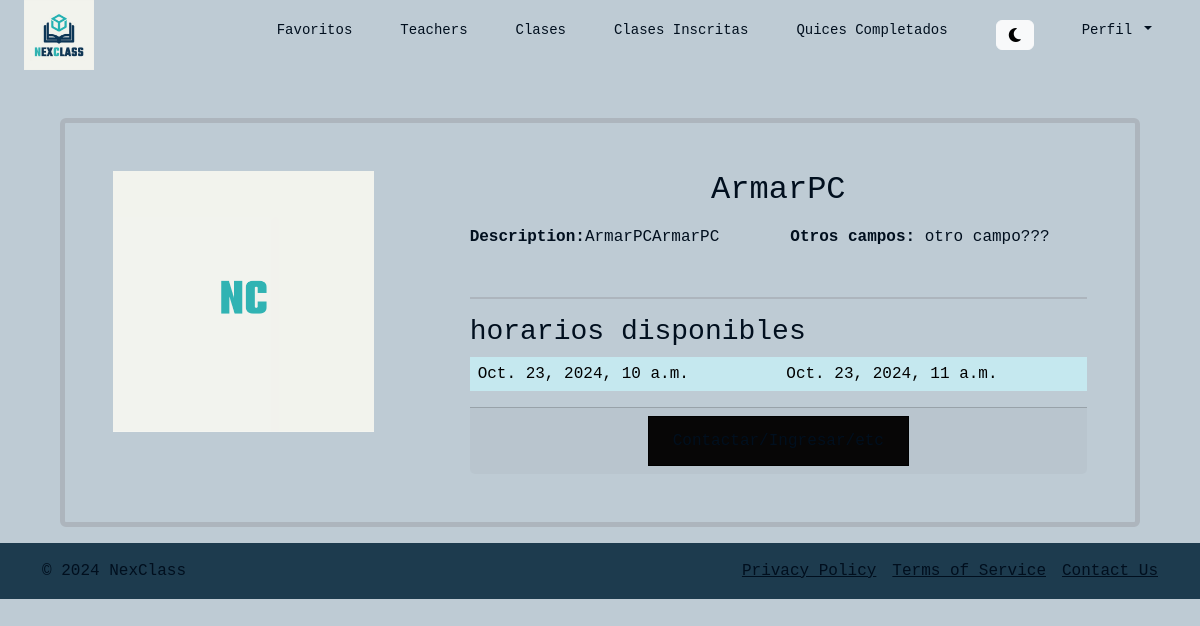
Screenshot of /class/4/ with the database file from the repository.
### classCreation_Schedules/models.py (models this page shows, shortened)
class Class(models.Model):
    className = models.CharField(max_length=100)
    teacher = models.ForeignKey('users.Teacher', on_delete=models.CASCADE)
    description = models.TextField()
    class_picture = models.ImageField(upload_to='class_photos/', default='class_photos/default_profile.png', null=True, blank=True)

class Schedule(models.Model):
    class_obj = models.ForeignKey(Class, on_delete=models.CASCADE, related_name='schedules')
    start_time = models.DateTimeField()
    end_time = models.DateTimeField()
    available = models.BooleanField(default=True)

### communication/views.py (the view)
# urls.py: path('class/<int:class_id>/', views.class_detail, name='class_detail'),
def class_detail(request, class_id):
    class_obj = get_object_or_404(Class, id=class_id)
    schedules = Schedule.objects.filter(class_obj=class_obj, available=True)
    return render(request, 'class_detail.html', {'class_obj': class_obj, 'schedules': schedules})

### communication/templates/class_detail.html (shortened to what this page needs)
{% extends 'navbar.html' %} {% load static %}
{% block content %}
    <div class="container-fluid">
        <div class="card mb-3 m-5 border border-dark-subtle bg-transparent border-5">
            <div class="row g-0">
                <div class="col-md-4">
                    <img src="{{ class_obj.class_picture.url }}" class="img-fluid rounded-start p-5" alt="user image">
                </div>
                <div class="col-md-8 p-5">
                    <div class="card-body text_custom p-0 m-0 ">
                        <h2 class="card-title text-center mb-3"> {{ class_obj.className }} </h2>
                        <div class="row align-items-end">
                            <div class="col ">
                                <strong>Description:</strong>{{ class_obj.description }}
                            </div>
                            <div class="col ">
                                <strong>Otros campos:</strong> otro campo???
                            </div>
                        </div>
                    </div>
                    <div class="row g-0 mt-5 border-top border-dark-subtle border-2">
                        <h3 class="mt-3">horarios disponibles</h3>
                        <table class="table table-striped table-hover table-borderless table-info ">
                            <tbody>
                                {% for schedule in schedules %}
                                <tr>
                                    <td>{{ schedule.start_time }}</td>
                                    <td>{{ schedule.end_time }}</td>
                                </tr>
                                {% empty %}
                                <tr>
                                    <td colspan="3" class="text-center">No hay horarios disponibles para esta clase.</td>
                                </tr>
                                {% endfor %}
                            </tbody>
                        </table>
                    </div>
                <div class="card-footer text-center">
                    <a href="#" class="text-decoration-none button-custom">Contactar/Ingresar/etc</a>
                </div>
                </div>
            </div>
        </div>
    </div>
{% endblock %}

### NextClassProject/static/styles/global.css (style rules this page uses)
h1, h2, h3, h4, h5, h6 { font-family: "Space Mono", monospace; color: var(--text-color); }
.text_custom { color: var(--text-color); }
.button-custom { background-color: var(--button-bg-color); color: var(--button-text-color); border: 0.5px solid var(--border-color); border-radius: 0; padding: 12px 24px; text-align: center; display: inline-block; font-size: 16px; cursor: pointer; transition: background-color 0.3s, color 0.3s; }
a { gap: 2px; color: var(--text-color); }

### rows the page displays
Class: class_picture (placeholder picture), className "ArmarPC", description "ArmarPCArmarPC"
Schedule: start_time "Oct. 23, 2024, 10 a.m.", end_time "Oct. 23, 2024, 11 a.m."
